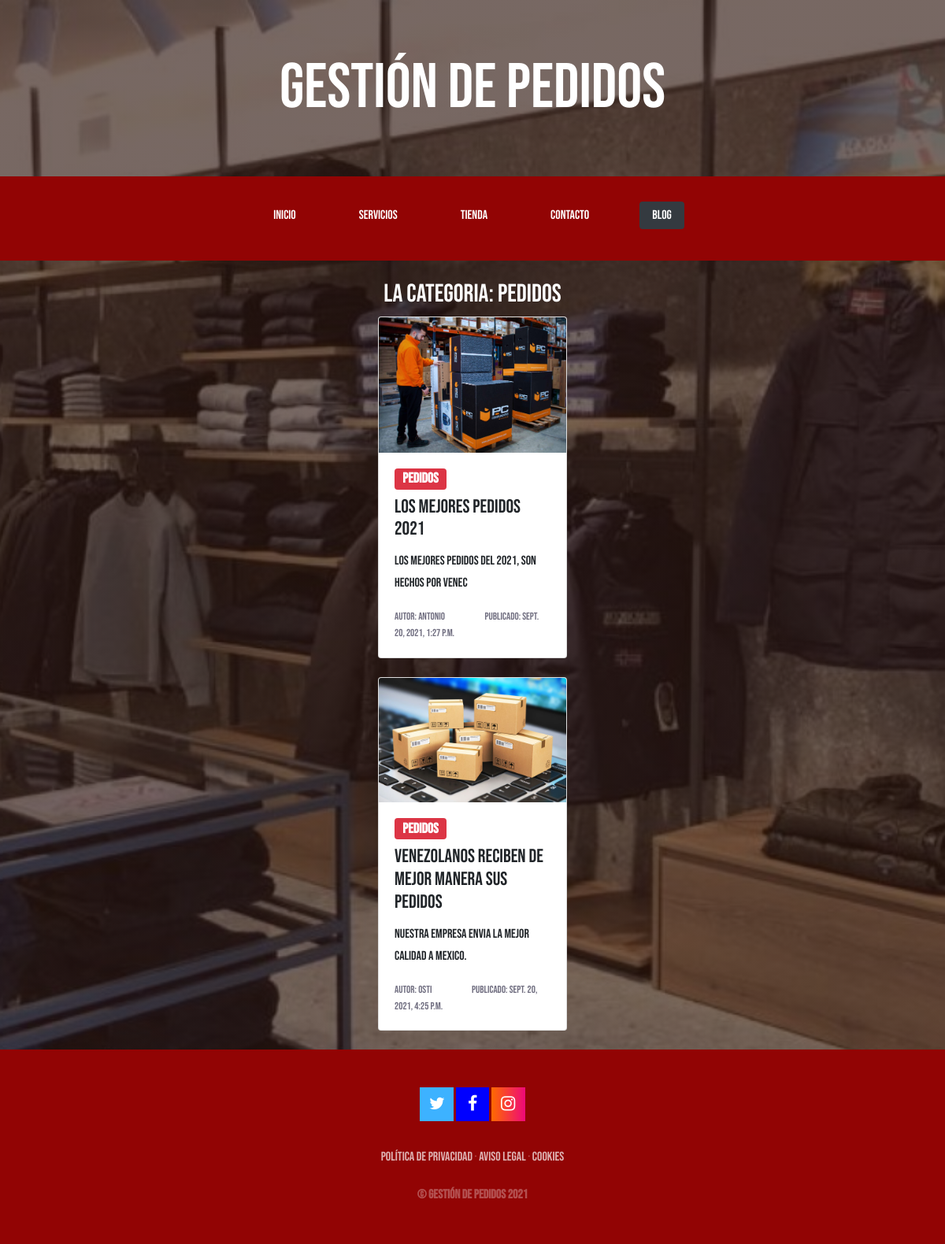
The page /blog/categoria/3/ on the database its author committed.
### blog/models.py (models this page shows)
class Categoria(models.Model):
    nombre = models.CharField(max_length=50)
    created =  models.DateTimeField(auto_now=True)
    updated = models.DateTimeField(auto_now=True)
    class Meta:
        verbose_name = 'categoria'
        verbose_name_plural = 'categorias'

class Post(models.Model):
    titulo = models.CharField(max_length=50)
    contenido = models.CharField(max_length=50)
    imagen = models.ImageField(upload_to = 'blog', null= True, blank = True)
    categorias = models.ManyToManyField(Categoria)
    autor = models.ForeignKey(User, on_delete=models.CASCADE)
    created =  models.DateTimeField(auto_now=True)
    updated = models.DateTimeField(auto_now=True)
    class Meta:
        verbose_name = 'post'
        verbose_name_plural = 'posts'

### blog/views.py (the view)
# urls.py: path(r'categoria/<int:categoria_id>/', views.categoria, name="categoria")
def categoria(request, categoria_id):
    categoria = Categoria.objects.get(id=categoria_id)
    post = Post.objects.filter(categorias=categoria)
    return render(request, 'blog/categorias.html',{'categoria':categoria,'post': post})

### carro/context_processor.py (called while the page is built)
def importe_total_carro(request):
    total = 0
    if 'carro' in request.session:
        for key, value in request.session['carro'].items():
            total= total+(float(value['precio']))
    return {'importe_total_carro':total}

### blog/templates/blog/categorias.html
{% extends 'Appweb/base.html' %}
{% load static %}
{% block content %}
   <br>
   <h2 class="text-white text-center">La categoria: {{categoria.nombre}}</h2>
{% for posts in post%}
 {% for categoria in posts.categorias.all%}
<div class="row row-cols-1 row-cols-md-2 col-xl-3 mx-auto">
  <div class="col mb-4">
    <div class="card">
      <img src="{{posts.imagen.url}}" class="card-img-top" alt="...">
      <div class="card-body">
       <h4><span class="badge badge-danger col-xl-4">{{categoria.nombre}}</span></h4>
        <h4 class="card-title">{{posts.titulo}}</h4>
        <p class="card-text">{{posts.contenido}}</p>
          <small style="font-size:13px; color:#716F81" class="card-text">Autor:  {{posts.autor}}</small>
          <small style="font-size:13px; color:#716F81" class="card-text ml-5">Publicado:  {{posts.created}}</small>
      </div>
    </div>
  </div>
</div>
 {% endfor %}
{% endfor %}
{% endblock %}

### Appweb/static/css/gestion.css (style rules this page uses)
* { font-family: 'Bebas Neue', cursive; }
body { font-family: 'Bebas Neue', cursive; background: linear-gradient(rgba(47, 23, 15, 0.65), rgba(47, 23, 15, 0.65)), url("../img/bg_main.jpg"); background-attachment: fixed; background-position: center; background-size: cover; }
h1, h2, h3, h4, h5, h6 { font-family: 'Bebas Neue', cursive; }
p { line-height: 1.75; }

### rows shown on the page
Categoria: nombre "Pedidos", imagen (picture)
Post: titulo "Los mejores pedidos 2021", contenido "Los mejores pedidos del 2021, son hechos por venec", autor "Antonio", created "Sept. 20, 2021, 1:27 p.m."
Post: titulo "Venezolanos reciben de mejor manera sus pedidos", contenido "Nuestra empresa envia la mejor calidad a Mexico.", autor "osti", created "Sept. 20, 2021, 4:25 p.m."
